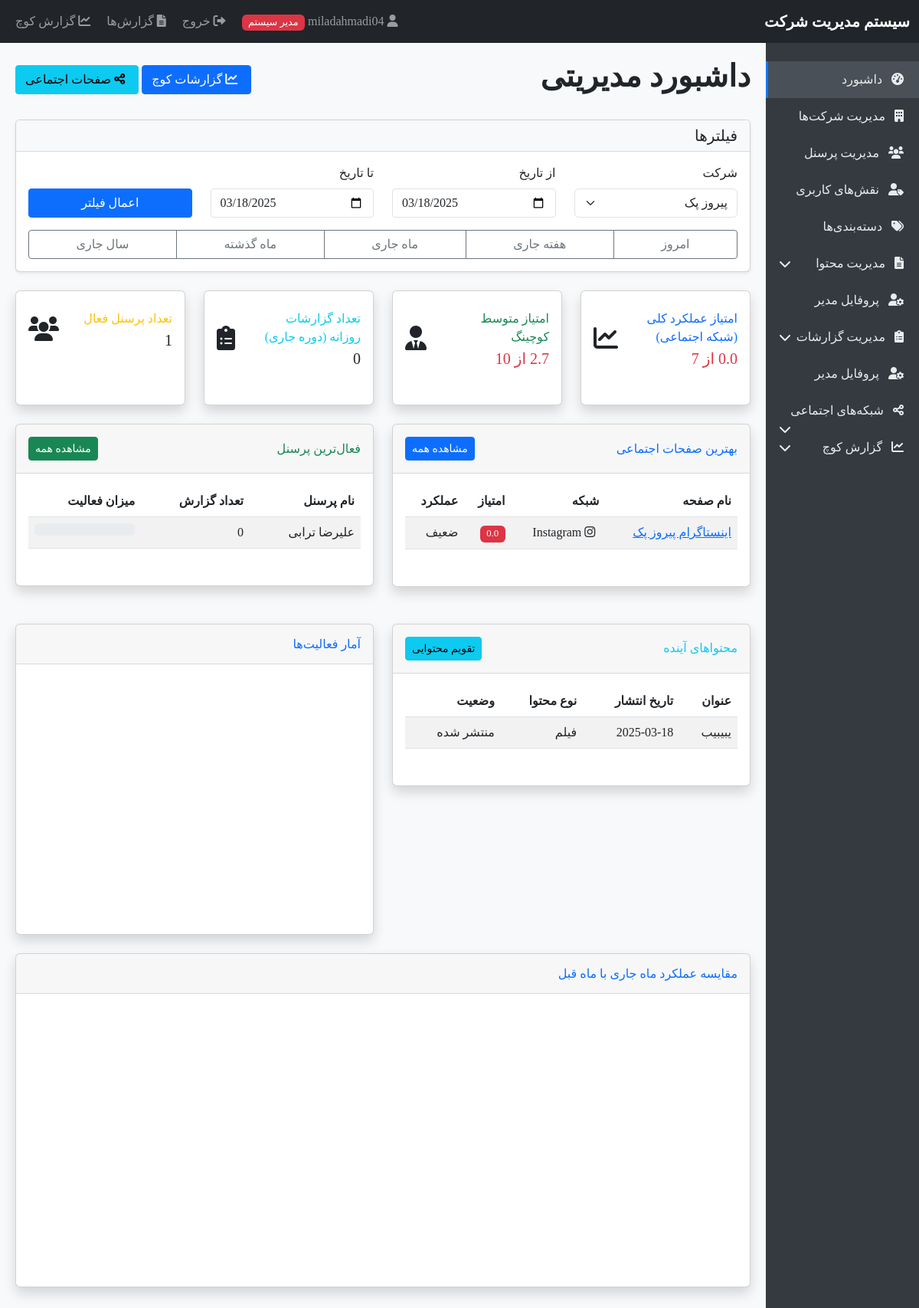
Screenshot of /admin_dashboard.php?company_id=1&date_from=2025-03-18&date_to=2025-03-18 (signed in) with the database file from the repository.
### tables this page shows
CREATE TABLE `social_pages` (
  `id` int(11) NOT NULL,
  `company_id` int(11) NOT NULL,
  `social_network_id` int(11) NOT NULL,
  `page_name` varchar(100) NOT NULL,
  `page_url` varchar(255) NOT NULL,
  `start_date` date NOT NULL,
  `created_at` timestamp NOT NULL DEFAULT current_timestamp()
);

CREATE TABLE `social_networks` (
  `id` int(11) NOT NULL,
  `name` varchar(100) NOT NULL,
  `icon` varchar(100) NOT NULL,
  `created_at` timestamp NOT NULL DEFAULT current_timestamp()
);

CREATE TABLE `personnel` (
  `id` int(11) NOT NULL,
  `user_id` int(11) NOT NULL,
  `company_id` int(11) NOT NULL,
  `role_id` int(11) NOT NULL,
  `first_name` varchar(50) NOT NULL,
  `last_name` varchar(50) NOT NULL,
  `gender` enum('male','female') NOT NULL DEFAULT 'male',
  `email` varchar(100) NOT NULL,
  `mobile` varchar(20) NOT NULL,
  `username` varchar(50) NOT NULL,
  `password` varchar(255) NOT NULL,
  `position` varchar(100) DEFAULT NULL,
  `is_active` tinyint(1) DEFAULT 1,
  `created_at` timestamp NOT NULL DEFAULT current_timestamp()
);

CREATE TABLE `contents` (
  `id` int(11) NOT NULL,
  `company_id` int(11) NOT NULL,
  `title` varchar(255) NOT NULL,
  `scenario` text DEFAULT NULL,
  `description` text DEFAULT NULL,
  `production_status_id` int(11) NOT NULL,
  `publish_status_id` int(11) NOT NULL,
  `content_format_id` int(11) DEFAULT NULL,
  `created_by` int(11) NOT NULL,
  `publish_date` date NOT NULL,
  `publish_time` time DEFAULT '10:00:00',
  `created_at` timestamp NOT NULL DEFAULT current_timestamp()
);

CREATE TABLE `content_types` (
  `id` int(11) NOT NULL,
  `company_id` int(11) NOT NULL,
  `name` varchar(100) NOT NULL,
  `is_default` tinyint(1) DEFAULT 0,
  `created_at` timestamp NOT NULL DEFAULT current_timestamp()
);

CREATE TABLE `content_publish_statuses` (
  `id` int(11) NOT NULL,
  `company_id` int(11) NOT NULL,
  `name` varchar(100) NOT NULL,
  `is_default` tinyint(1) DEFAULT 0,
  `is_system` tinyint(1) DEFAULT 0,
  `created_at` timestamp NOT NULL DEFAULT current_timestamp()
);

### admin_dashboard.php (the view, shortened to what the rows shown need)
<?php
require_once 'database.php';
require_once 'functions.php';
$firstDayOfMonth = date('Y-m-01');
$lastDayOfMonth = date('Y-m-t');
$dateFrom = isset($_GET['date_from']) ? clean($_GET['date_from']) : $firstDayOfMonth;
$dateTo = isset($_GET['date_to']) ? clean($_GET['date_to']) : $lastDayOfMonth;
$selectedCompany = null;
if (isAdmin()) {
    $selectedCompany = isset($_GET['company_id']) ? (int)$_GET['company_id'] : null;
} else {
    $stmt = $pdo->prepare("SELECT company_id FROM personnel WHERE id = ? LIMIT 1");
    $stmt->execute([$_SESSION['user_id']]);
    $user = $stmt->fetch();
    $selectedCompany = $user ? $user['company_id'] : null;
}
if ($selectedCompany) {
    $stmt = $pdo->prepare("SELECT
                              p.id,
                              CONCAT(p.first_name, ' ', p.last_name) as full_name,
                              COUNT(r.id) as report_count
                          FROM personnel p
                          LEFT JOIN reports r ON p.id = r.personnel_id AND DATE(r.report_date) BETWEEN ? AND ?
                          WHERE p.company_id = ? AND p.is_active = 1
                          GROUP BY p.id
                          ORDER BY report_count DESC
                          LIMIT 5");
    $stmt->execute([$dateFrom, $dateTo, $selectedCompany]);
    $topPersonnel = $stmt->fetchAll();
}
$upcomingContent = [];
if ($selectedCompany) {
    $stmt = $pdo->prepare("SELECT
                              c.id,
                              c.title,
                              c.publish_date,
                              ct.name as content_type,
                              ps.name as publish_status,
                              CONCAT(p.first_name, ' ', p.last_name) as creator_name
                          FROM contents c
                          LEFT JOIN content_type_relations ctr ON c.id = ctr.content_id
                          LEFT JOIN content_types ct ON ctr.type_id = ct.id
                          LEFT JOIN content_publish_statuses ps ON c.publish_status_id = ps.id
                          LEFT JOIN personnel p ON c.created_by = p.id
                          WHERE c.company_id = ? AND c.publish_date >= CURRENT_DATE
                          ORDER BY c.publish_date ASC
                          LIMIT 5");
    $stmt->execute([$selectedCompany]);
    $upcomingContent = $stmt->fetchAll();
}
$socialPerformance = [];
if ($selectedCompany) {
    $stmt = $pdo->prepare("SELECT
                              sp.id,
                              sp.page_name,
                              sn.name as network_name,
                              sn.icon as network_icon,
                              COUNT(mr.id) as report_count,
                              AVG(rs.score) as avg_score
                          FROM social_pages sp
                          JOIN social_networks sn ON sp.social_network_id = sn.id
                          LEFT JOIN monthly_reports mr ON sp.id = mr.page_id AND DATE(mr.report_date) BETWEEN ? AND ?
                          LEFT JOIN report_scores rs ON mr.id = rs.report_id
                          WHERE sp.company_id = ?
                          GROUP BY sp.id
                          ORDER BY avg_score DESC
                          LIMIT 5");
    $stmt->execute([$dateFrom, $dateTo, $selectedCompany]);
    $socialPerformance = $stmt->fetchAll();
}
include 'header.php';
?>
<div class="d-flex justify-content-between align-items-center mb-4">
    <h1>داشبورد مدیریتی</h1>
</div>
<?php if (!empty($selectedCompany)): ?>
<div class="row mb-4">
    <div class="col-md-6">
        <div class="card shadow mb-4">
            <div class="card-body">
                <?php if (!empty($socialPerformance)): ?>
                    <div class="table-responsive">
                        <table class="table table-striped">
                            <thead>
                                <tr>
                                    <th>نام صفحه</th>
                                    <th>شبکه</th>
                                    <th>امتیاز</th>
                                    <th>عملکرد</th>
                                </tr>
                            </thead>
                            <tbody>
                                <?php foreach ($socialPerformance as $page): ?>
                                    <tr>
                                        <td>
                                            <a href="view_social_report.php?page=<?php echo $page['id']; ?>">
                                                <?php echo $page['page_name']; ?>
                                            </a>
                                        </td>
                                        <td><i class="<?php echo $page['network_icon']; ?>"></i> <?php echo $page['network_name']; ?></td>
                                        <td>
                                            <?php
                                                $level = getPerformanceLevel($page['avg_score']);
                                            ?>
                                            <span class="badge bg-<?php echo $level['class']; ?>">
                                                <?php echo number_format($page['avg_score'], 1); ?>
                                            </span>
                                        </td>
                                        <td><?php echo $level['level']; ?></td>
                                    </tr>
                                <?php endforeach; ?>
                            </tbody>
                        </table>
                    </div>
                <?php else: ?>
                    <div class="alert alert-info">
                        هیچ اطلاعات عملکردی برای صفحات اجتماعی در این بازه زمانی وجود ندارد.
                    </div>
                <?php endif; ?>
            </div>
        </div>
    </div>
    <div class="col-md-6">
        <div class="card shadow mb-4">
            <div class="card-body">
                <?php if (!empty($topPersonnel)): ?>
                    <div class="table-responsive">
                        <table class="table table-striped">
                            <thead>
                                <tr>
                                    <th>نام پرسنل</th>
                                    <th>تعداد گزارش</th>
                                    <th>میزان فعالیت</th>
                                </tr>
                            </thead>
                            <tbody>
                                <?php
                                foreach ($topPersonnel as $person):
                                ?>
                                    <tr>
                                        <td><?php echo $person['full_name']; ?></td>
                                        <td><?php echo $person['report_count']; ?></td>
                                        <td>
                                            <div class="progress">
                                            </div>
                                        </td>
                                    </tr>
                                <?php endforeach; ?>
                            </tbody>
                        </table>
                    </div>
                <?php else: ?>
                    <div class="alert alert-info">
                        هیچ اطلاعاتی برای پرسنل در این بازه زمانی وجود ندارد.
                    </div>
                <?php endif; ?>
            </div>
        </div>
    </div>
</div>
<div class="row">
    <div class="col-md-6">
        <div class="card shadow mb-4">
            <div class="card-body">
                <?php if (!empty($upcomingContent)): ?>
                    <div class="table-responsive">
                        <table class="table table-striped">
                            <thead>
                                <tr>
                                    <th>عنوان</th>
                                    <th>تاریخ انتشار</th>
                                    <th>نوع محتوا</th>
                                    <th>وضعیت</th>
                                </tr>
                            </thead>
                            <tbody>
                                <?php foreach ($upcomingContent as $content): ?>
                                    <tr>
                                        <td><?php echo $content['title']; ?></td>
                                        <td><?php echo $content['publish_date']; ?></td>
                                        <td><?php echo $content['content_type']; ?></td>
                                        <td><?php echo $content['publish_status']; ?></td>
                                    </tr>
                                <?php endforeach; ?>
                            </tbody>
                        </table>
                    </div>
                <?php else: ?>
                    <div class="alert alert-info">
                        هیچ محتوای برنامه‌ریزی شده‌ای برای آینده وجود ندارد.
                    </div>
                <?php endif; ?>
            </div>
        </div>
    </div>
</div>
<?php endif; ?>
<?php include 'footer.php'; ?>

### rows the page displays
social_pages: page_name "اینستاگرام پیروز پک", social_network.name "Instagram", avg_score "0.0", level "ضعیف"
personnel: full_name "علیرضا ترابی", report_count "0"
contents: title "یبیبیب", publish_date "2025-03-18", content_types.name "فیلم", content_publish_statuses.name "منتشر شده"

### other values shown
$_SESSION['username'] "miladahmadi04"
$avgScore "0.0"
form field company_id "پیروز پک"
